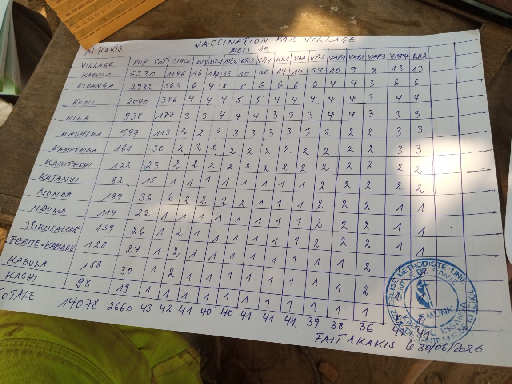
#> input picture data/images_selection/G932UjO6yne_2026-07-18_b0weF1a6OFO.png, 512 x 384 px
$ python channel.py ../data/images_selection/G932UjO6yne_2026-07-18_b0weF1a6OFO.png
#> lines starting #> are read from the running program, lines starting #| are printed output that depends on the picture; after the words box and inside, x2 and y2 are one past the last pixel; in counts of white or black regions, pixels touching at a corner belong together
### preprocessing/table_crop.py
"""Find the table in a form photo and crop it out, flattened to a rectangle.

Run from the project root, ideally on photos already turned upright by orientation.py:
    python preprocessing/table_crop.py results/debug_orientation/*_upright.png

Steps:
1. Lines: keep only the long horizontal and vertical strokes of the image (ruled lines).
2. Table: among the connected groups of lines, keep the one where the most lines cross.
   A table grid has many crossings; the page edge or a single box has only a few.
3. Crop: fit 4 corners around that group and warp them to a rectangle, which also fixes
   perspective (a table photographed at an angle looks like a trapezoid). If the corners are
   tilted more than MAX_CORNER_TILT, they are not trusted and the straight bounding box is used.

For each photo it saves the crop and the original with the table outline drawn on it to
results/debug_table/, so the result can be checked by eye.
"""

import sys
from pathlib import Path

import cv2
import numpy as np

MAX_CORNER_TILT = 10  # degrees; a table outline tilted more than this (after deskew) is not trusted


def line_masks(gray: np.ndarray, bridge: int = 0) -> tuple[np.ndarray, np.ndarray]:
    """Find the long horizontal and vertical lines of an image.

    Args:
        gray: Grayscale image, roughly upright.
        bridge: Gaps up to this many pixels along a line are closed before the long-stroke test, so broken or
            faint lines are kept. 0 closes nothing.

    Returns:
        Two binary masks (255 = line): horizontal lines and vertical lines.
    """
    h, w = gray.shape
    # Ink becomes white on black. The neighbourhood size follows the image size.
    block = max(15, min(h, w) // 50) | 1
    binary = cv2.adaptiveThreshold(gray, 255, cv2.ADAPTIVE_THRESH_MEAN_C, cv2.THRESH_BINARY_INV, block, 10)
    binary_h, binary_v = binary, binary
    if bridge:
        binary_h = cv2.morphologyEx(binary, cv2.MORPH_CLOSE, cv2.getStructuringElement(cv2.MORPH_RECT, (bridge, 1)))
        binary_v = cv2.morphologyEx(binary, cv2.MORPH_CLOSE, cv2.getStructuringElement(cv2.MORPH_RECT, (1, bridge)))

    # Opening with a long, thin kernel keeps only strokes at least that long (lines, not text).
    # At least 1 pixel, so a tiny crop doesn't crash.
    long_h = cv2.getStructuringElement(cv2.MORPH_RECT, (max(w // 30, 1), 1))
    long_v = cv2.getStructuringElement(cv2.MORPH_RECT, (1, max(h // 30, 1)))
    return cv2.morphologyEx(binary_h, cv2.MORPH_OPEN, long_h), cv2.morphologyEx(binary_v, cv2.MORPH_OPEN, long_v)


# [97 lines left out: functions find_table, edge_tilt, order_corners, warp_to_rectangle, not called in this run]


# [28 lines that do not run on import are left out]

### preprocessing/channel.py
"""Pick the colour channel where the ink stands out most from the paper, instead of plain grey.

Blue ballpoint absorbs red light, so it is dark in the red channel, while grey also mixes in the green and blue
channels, where blue ink is faint. Black ink and pencil look the same in every channel, and red ink almost
disappears in the red channel, so the best channel is measured per photo instead of fixed.

Lab b* (the blue-yellow axis) can separate blue ink even better, but black lines on white paper have the same b*
as the paper, so it can erase the table lines. It is shown for comparison and can be asked for, but "auto" only
picks among grey, red, green and blue.

Needs a colour image, so run it on original photos or page crops, before any step that makes the image grey
(deblur). Run from the project root:
    python preprocessing/channel.py results/debug_page/*_page.png

Steps:
1. Channels: grey, red, green, blue and Lab b*.
2. Contrast: in each channel, how far the darkest pixels (writing) are below the local paper level, in units of
   the paper's own noise. The ruled lines are left out (they are usually black, so the same in every channel),
   and measuring against the local paper keeps shadows out of the score; evening out the lighting is a separate
   job. Higher = writing easier to separate from paper.
3. Pick the channel with the highest contrast, and stretch it to the full 0-255 range.

For each photo it prints the contrast of every channel and saves to results/debug_channel/ a strip with every
channel side by side, labelled with its contrast (the chosen one marked with *), so the choice can be checked by eye.
"""

import sys
from pathlib import Path

import cv2
import numpy as np
from table_crop import line_masks

INK_SHARE = 0.03  # outside the ruled lines, the darkest 3% of pixels (relative to the local paper) are the writing
AUTO_CHANNELS = ["gray", "red", "green", "blue"]  # "auto" picks among these; lab_b can erase black lines
TILE_WIDTH = 300

# Each channel as a function of the BGR image. In all of them ink is darker than paper (blue ink has a low b*).
CHANNELS = {
    "gray": lambda image: cv2.cvtColor(image, cv2.COLOR_BGR2GRAY),
    "red": lambda image: image[:, :, 2],
    "green": lambda image: image[:, :, 1],
    "blue": lambda image: image[:, :, 0],
    "lab_b": lambda image: cv2.cvtColor(image, cv2.COLOR_BGR2LAB)[:, :, 2],
}


def not_lines(image: np.ndarray) -> np.ndarray:
    """Find the pixels that are not on a ruled line, so the score measures the writing.

    Args:
        image: BGR image.

    Returns:
        A boolean mask, True away from the lines.
    """
    horizontal, vertical = line_masks(cv2.cvtColor(image, cv2.COLOR_BGR2GRAY))
    lines = cv2.dilate(horizontal | vertical, np.ones((5, 5), np.uint8))  # also skip the blurred edges of lines
    return lines == 0


def ink_contrast(channel: np.ndarray, keep: np.ndarray) -> float:
    """Score how well the writing stands out from the paper in one channel.

    The local paper level is found by closing (a max filter followed by a min filter), which removes dark strokes
    thinner than the kernel. How far each pixel is below it is its darkness. Most pixels are paper, so the median
    darkness is the paper's noise; the score is the mean darkness of the darkest pixels in units of that noise.

    Args:
        channel: One channel of the image (ink darker than paper).
        keep: Boolean mask of the pixels to measure (from not_lines()).

    Returns:
        The contrast score (higher = easier to separate).
    """
    size = max(15, min(channel.shape) // 25) | 1
    paper = cv2.morphologyEx(channel, cv2.MORPH_CLOSE, cv2.getStructuringElement(cv2.MORPH_ELLIPSE, (size, size)))
    darkness = (paper.astype(np.float32) - channel.astype(np.float32))[keep]

    noise = max(1.4826 * float(np.median(darkness)), 1.0)  # 1.4826 scales it like a standard deviation
    ink = darkness[darkness >= np.quantile(darkness, 1 - INK_SHARE)].mean()
    return float(ink / noise)


def stretch(channel: np.ndarray) -> np.ndarray:
    """Stretch a channel so its darkest pixels become black and its brightest white.

    Lab b* only uses a small part of the 0-255 range, and later steps use fixed thresholds, so every channel is
    stretched the same way.

    Args:
        channel: One channel of the image.

    Returns:
        The stretched channel, as uint8.
    """
    low, high = np.percentile(channel, [0.5, 99.5])
    scaled = (channel.astype(np.float32) - low) * 255 / max(high - low, 1.0)
    return np.clip(scaled, 0, 255).astype(np.uint8)


def select_channel(image: np.ndarray, channel: str = "auto") -> tuple[np.ndarray, str, dict[str, float]]:
    """Turn a colour image into the one channel with the best ink contrast.

    Args:
        image: BGR image.
        channel: A name from CHANNELS to always use that channel, or "auto" to pick the best of AUTO_CHANNELS.

    Returns:
        The chosen channel stretched to 0-255, its name, and the contrast of every channel.
    """
    channels = {name: get(image) for name, get in CHANNELS.items()}
    keep = not_lines(image)
    contrasts = {name: ink_contrast(values, keep) for name, values in channels.items()}
    chosen = max(AUTO_CHANNELS, key=contrasts.get) if channel == "auto" else channel
    return stretch(channels[chosen]), chosen, contrasts


def channel_strip(image: np.ndarray, chosen: str, contrasts: dict[str, float]) -> np.ndarray:
    """Put every channel side by side, labelled with its contrast, to compare them by eye.

    Args:
        image: BGR image.
        chosen: Name of the chosen channel, marked with *.
        contrasts: Contrast of every channel, from select_channel().

    Returns:
        The strip, as a grey image.
    """
    tiles = []
    for name, get in CHANNELS.items():
        tile = stretch(get(image))
        tile = cv2.resize(tile, (TILE_WIDTH, int(tile.shape[0] * TILE_WIDTH / tile.shape[1])))
        label = np.full((25, TILE_WIDTH), 255, np.uint8)
        mark = " *" if name == chosen else ""
        cv2.putText(label, f"{name}  {contrasts[name]:.1f}{mark}", (5, 17), cv2.FONT_HERSHEY_SIMPLEX, 0.5, 0, 1)
        tiles.append(np.vstack([label, tile]))
    return np.hstack(tiles)


if __name__ == "__main__":
    out_dir = Path("results/debug_channel")
    out_dir.mkdir(parents=True, exist_ok=True)

    print(f"{'photo':<55}" + "".join(f"{name:>8}" for name in CHANNELS) + f"{'chosen':>8}")
    # One or more photos, e.g. results/debug_page/*_page.png
    for photo_path in map(Path, sys.argv[1:]):
        image = cv2.imread(str(photo_path))
#> image is the input picture: shape (384, 512, 3); mean B, G, R 127.6, 137.8, 143.5
        if image is None:
            print(f"{photo_path.name:<55}could not read")
            continue

        best, chosen, contrasts = select_channel(image)
#> in select_channel, `channels = {name: get(image) for name, get in CHANNELS.items()}`: channels = 5 items
#> in line_masks, `binary = cv2.adaptiveThreshold(gray, 255, cv2.ADAPTIVE_THRESH_MEAN_C, ..`:
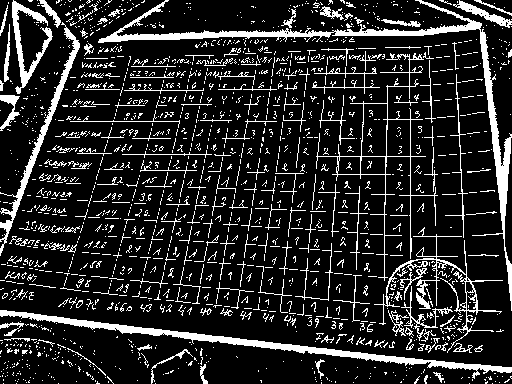
#> binary: shape (384, 512); 15.6% white; 1681 white regions (1490 under 20 px), largest, box (x1, y1, x2, y2) and area: (98, 0, 512, 311) 4508, (0, 310, 512, 379) 3168, (0, 22, 80, 256) 1415
#> in ink_contrast, `noise = max(1.4826 * float(np.median(darkness)), 1.0)`: noise = 4.45
#> in ink_contrast, `ink = darkness[darkness >= np.quantile(darkness, 1 - INK_SHARE)].mean()`: ink = 111
#> in ink_contrast (call 2), `paper = cv2.morphologyEx(channel, cv2.MORPH_CLOSE, cv2.getStructuringE..`:
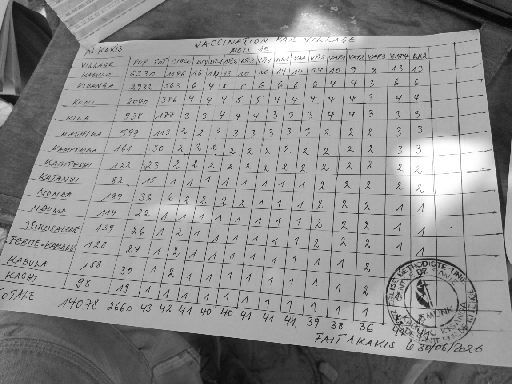
#> channel: shape (384, 512); min 4, max 255, mean 143.5
#> in ink_contrast (call 2), `noise = max(1.4826 * float(np.median(darkness)), 1.0)`: noise = 5.93
#> in ink_contrast (call 2), `ink = darkness[darkness >= np.quantile(darkness, 1 - INK_SHARE)].mean()`: ink = 113.7
#> in ink_contrast (call 4), `paper = cv2.morphologyEx(channel, cv2.MORPH_CLOSE, cv2.getStructuringE..`:
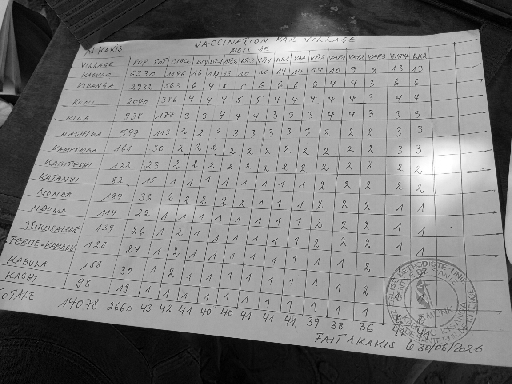
#> channel: shape (384, 512); min 0, max 255, mean 127.6
#> in ink_contrast (call 4), `noise = max(1.4826 * float(np.median(darkness)), 1.0)`: noise = 10.38
#> in ink_contrast (call 4), `ink = darkness[darkness >= np.quantile(darkness, 1 - INK_SHARE)].mean()`: ink = 101.4
#> in ink_contrast (call 5), `paper = cv2.morphologyEx(channel, cv2.MORPH_CLOSE, cv2.getStructuringE..`:
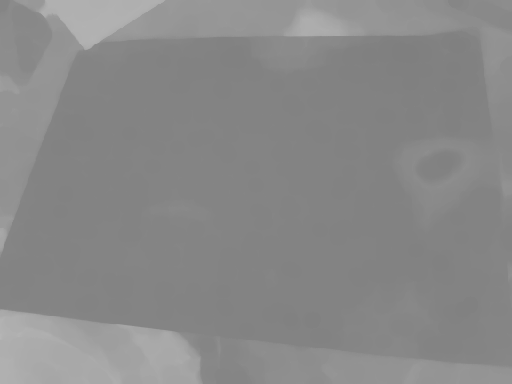
#> paper: shape (384, 512); min 127, max 182, mean 137.1
#> in ink_contrast (call 5), `noise = max(1.4826 * float(np.median(darkness)), 1.0)`: noise = 1.48
#> in ink_contrast (call 5), `ink = darkness[darkness >= np.quantile(darkness, 1 - INK_SHARE)].mean()`: ink = 17.32
#> in select_channel, `contrasts = {name: ink_contrast(values, keep) for name, values in chan..`: contrasts = {'gray': 24.96, 'red': 19.18, 'green': 25.53, 'blue': 9.77, 'lab_b': 11.68}
#> in select_channel, `chosen = max(AUTO_CHANNELS, key=contrasts.get) if channel == "auto" el..`: chosen = 'green'
#> in stretch, `low, high = np.percentile(channel, [0.5, 99.5])`: low = 11; high = 255
#> chosen = 'green'
        cv2.imwrite(str(out_dir / f"{photo_path.stem}_channel.png"), best)
        cv2.imwrite(str(out_dir / f"{photo_path.stem}_strip.png"), channel_strip(image, chosen, contrasts))
#> the loop in channel_strip, `for name, get in CHANNELS.items():` made 5 passes
#> (low in stretch, high in stretch) on passes 1 to 5: (13, 253), (19, 255), (11, 255), (4, 241), (107, 175)
#> pass 1, in channel_strip, `tile = cv2.resize(tile, (TILE_WIDTH, int(tile.shape[0] * TILE_WIDTH / ..`:
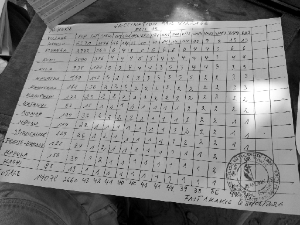
#> tile: shape (225, 300); min 0, max 255, mean 132.6
#> after the loop in channel_strip, `for name, get in CHANNELS.items():`:
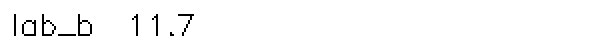
#> label: shape (25, 300) (shown 2 times larger); 98.1% white; black in thin lines or dots, all inside (x1, y1, x2, y2) = (7, 7, 97, 18)
#> after the loop in channel_strip, `for name, get in CHANNELS.items():`: tiles = 5 items
#> in channel_strip, `return np.hstack(tiles)`:
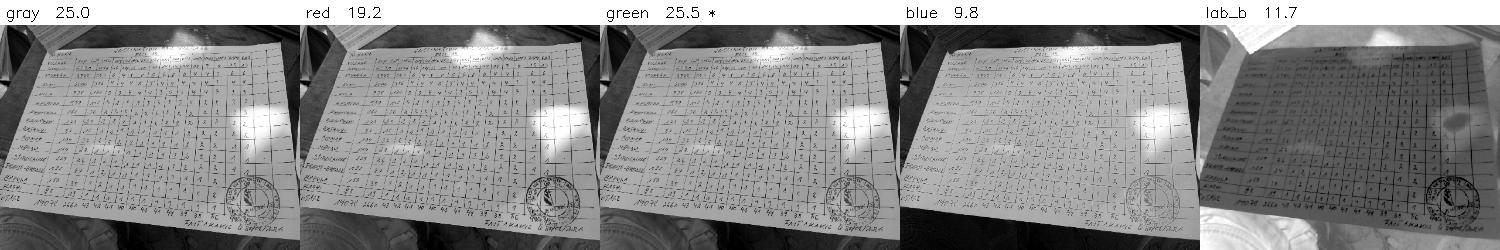
#> returned value: shape (250, 1500); min 0, max 255, mean 139
        print(f"{photo_path.name:<55}" + "".join(f"{value:>8.1f}" for value in contrasts.values()) + f"{chosen:>8}")
#| G932UjO6yne_2026-07-18_b0weF1a6OFO.png                     25.0    19.2    25.5     9.8    11.7   green

    print(f"Saved results to {out_dir}/")

$ run again, on data/images_selection/GB2wYkCK6WB_2026-07-25_IABIrepfCeV.png
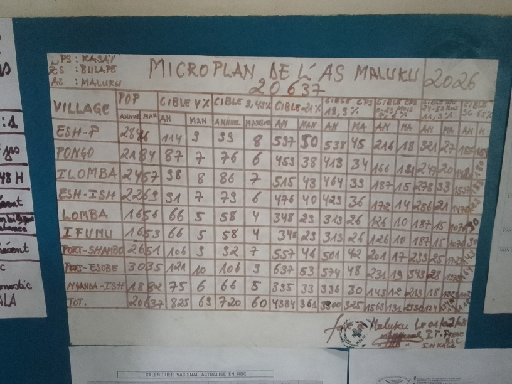
#> input picture data/images_selection/GB2wYkCK6WB_2026-07-25_IABIrepfCeV.png, 512 x 384 px
#> image is the input picture: shape (384, 512, 3); mean B, G, R 126.2, 127.6, 125.6
#> channels = 5 items
#> in line_masks, `binary = cv2.adaptiveThreshold(gray, 255, cv2.ADAPTIVE_THRESH_MEAN_C, ..`:
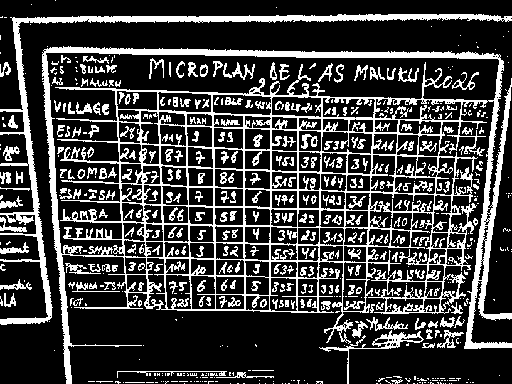
#> binary: shape (384, 512); 24.8% white; 583 white regions (285 under 20 px), largest, box (x1, y1, x2, y2) and area: (42, 46, 512, 384) 28323, (0, 14, 512, 325) 5395, (319, 330, 424, 384) 594
#> horizontal: shape (384, 512); 7.4% white; 59 white regions (3 under 20 px), largest, box (x1, y1, x2, y2) and area: (44, 47, 501, 59) 2514, (12, 14, 511, 22) 2296, (55, 87, 488, 102) 849
#> vertical: shape (384, 512); 5.9% white; 72 white regions (30 under 20 px), largest, box (x1, y1, x2, y2) and area: (43, 52, 72, 384) 1810, (13, 18, 52, 321) 1643, (466, 58, 501, 350) 1368
#> lines: shape (384, 512); 35.3% white; 31 white regions, largest, box (x1, y1, x2, y2) and area: (41, 45, 512, 384) 55395, (0, 12, 512, 326) 9627, (115, 369, 229, 374) 570
#> noise = 7.41
#> ink = 68.08
#> in select_channel, `contrasts = {name: ink_contrast(values, keep) for name, values in chan..`: contrasts = {'gray': 9.18, 'red': 8.74, 'green': 9.48, 'blue': 9.44, 'lab_b': 2.18}
#> in select_channel, `chosen = max(AUTO_CHANNELS, key=contrasts.get) if channel == "auto" el..`: chosen = 'green'
#> low = 39; high = 182
#> `best, chosen, contrasts = select_channel(image)`: chosen = 'green'
#> the loop in channel_strip, `for name, get in CHANNELS.items():` made 5 passes
#> (low in stretch, high in stretch) on passes 1 to 5: (33, 183), (9, 189), (39, 182), (52, 182), (110, 139)
#> after the loop in channel_strip, `for name, get in CHANNELS.items():`: tiles = 5 items
#> in channel_strip, `return np.hstack(tiles)`:
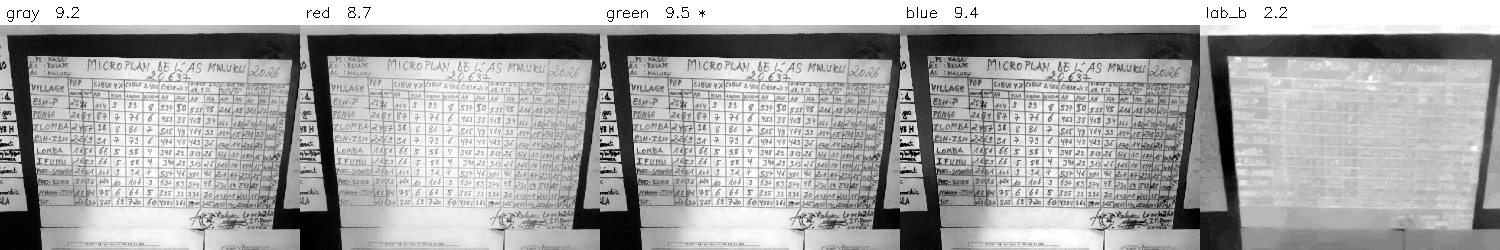
#> returned value: shape (250, 1500); min 0, max 255, mean 166.8
#| GB2wYkCK6WB_2026-07-25_IABIrepfCeV.png                      9.2     8.7     9.5     9.4     2.2   green

$ run again, on data/images_selection/GhDQvinSZTM_2026-07-22_lGBD0DqUKiW.png
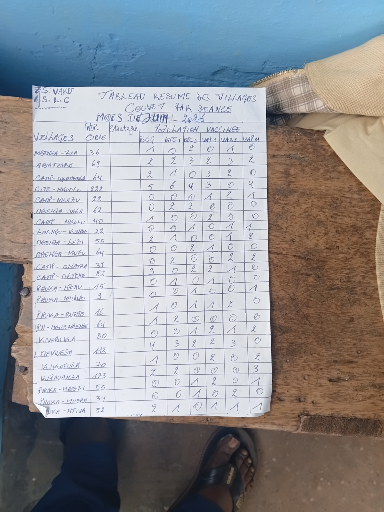
#> input picture data/images_selection/GhDQvinSZTM_2026-07-22_lGBD0DqUKiW.png, 384 x 512 px
#> image is the input picture: shape (512, 384, 3); mean B, G, R 151.7, 148.1, 147.1
#> channels = 5 items
#> in line_masks, `binary = cv2.adaptiveThreshold(gray, 255, cv2.ADAPTIVE_THRESH_MEAN_C, ..`:
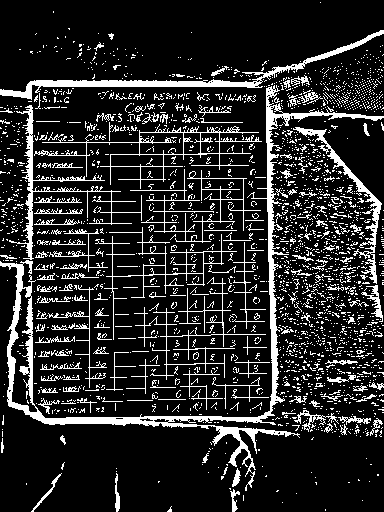
#> binary: shape (512, 384); 16% white; 2369 white regions (2214 under 20 px), largest, box (x1, y1, x2, y2) and area: (0, 85, 384, 491) 6887, (0, 30, 384, 100) 2372, (9, 105, 142, 260) 1474
#> horizontal: shape (512, 384); 4.6% white; 186 white regions (94 under 20 px), largest, box (x1, y1, x2, y2) and area: (25, 412, 269, 427) 1371, (28, 80, 263, 88) 1350, (267, 113, 384, 119) 383
#> vertical: shape (512, 384); 2.4% white; 57 white regions (6 under 20 px), largest, box (x1, y1, x2, y2) and area: (266, 88, 277, 412) 1346, (29, 105, 33, 260) 477, (28, 296, 33, 405) 370
#> lines: shape (512, 384); 24.2% white; 47 white regions, largest, box (x1, y1, x2, y2) and area: (0, 78, 384, 450) 40904, (303, 42, 365, 63) 567, (365, 223, 381, 289) 511
#> noise = 7.41
#> ink = 77.33
#> in select_channel, `contrasts = {name: ink_contrast(values, keep) for name, values in chan..`: contrasts = {'gray': 10.43, 'red': 8.78, 'green': 10.45, 'blue': 7.16, 'lab_b': 4.46}
#> in select_channel, `chosen = max(AUTO_CHANNELS, key=contrasts.get) if channel == "auto" el..`: chosen = 'green'
#> low = 23; high = 238
#> `best, chosen, contrasts = select_channel(image)`: chosen = 'green'
#> the loop in channel_strip, `for name, get in CHANNELS.items():` made 5 passes
#> (low in stretch, high in stretch) on passes 1 to 5: (23, 239), (16, 236), (23, 238), (31, 251), (102, 150)
#> after the loop in channel_strip, `for name, get in CHANNELS.items():`: tiles = 5 items
#> in channel_strip, `return np.hstack(tiles)`:
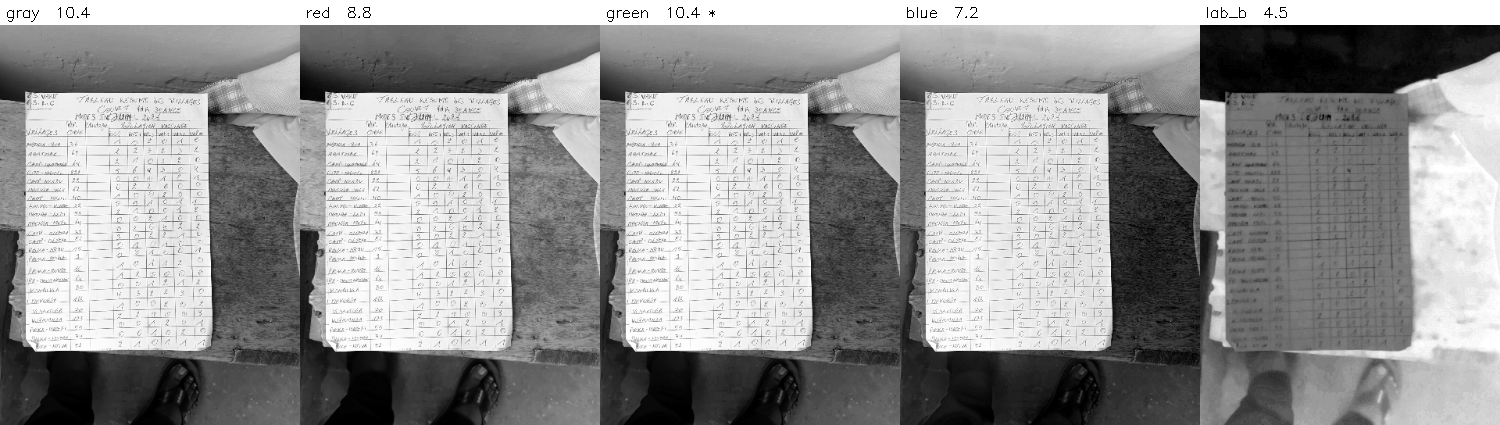
#> returned value: shape (425, 1500); min 0, max 255, mean 149.4
#| GhDQvinSZTM_2026-07-22_lGBD0DqUKiW.png                     10.4     8.8    10.4     7.2     4.5   green
